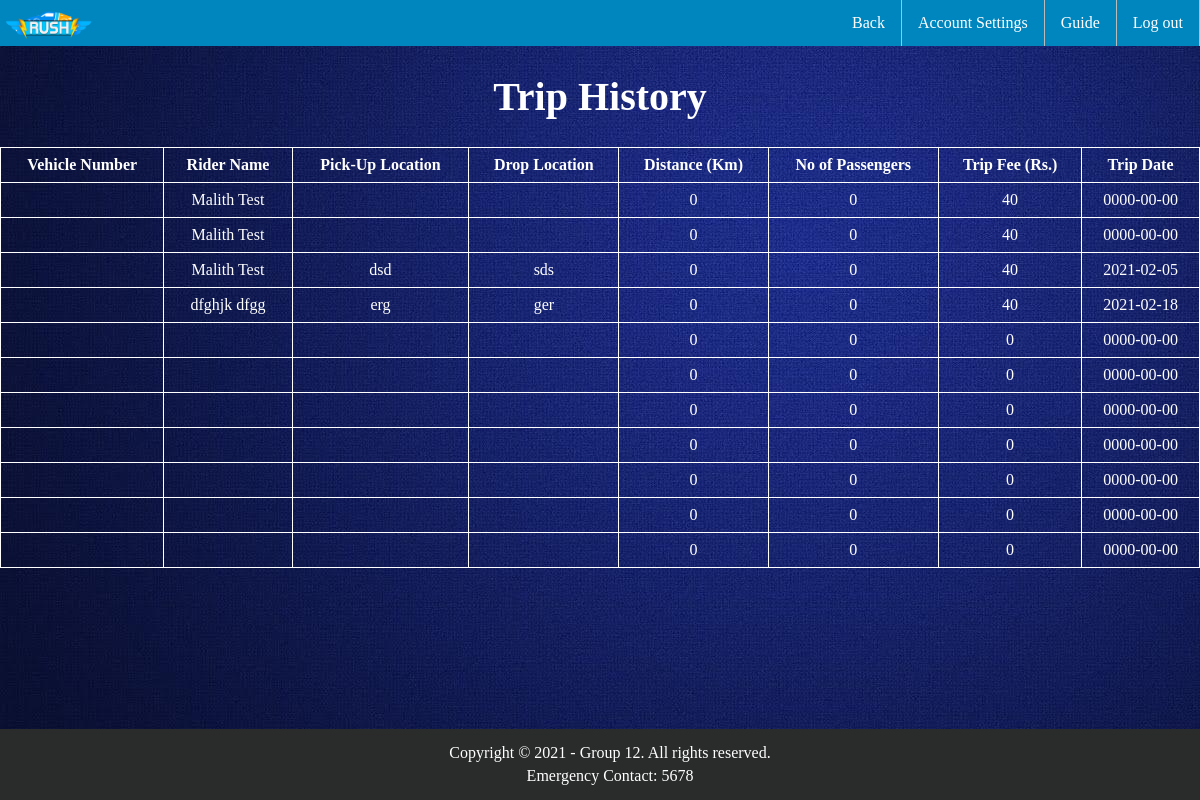
The app's page /RushFinal/Driver/drivtrip.php with its own data.
### tables this page shows
CREATE TABLE `trip_det` (
  `trip_id` int(5) NOT NULL,
  `VID` int(5) NOT NULL,
  `DID` int(5) NOT NULL,
  `RID` int(5) NOT NULL,
  `Pick_up` varchar(30) NOT NULL,
  `Drop_lo` varchar(30) NOT NULL,
  `distan` int(5) NOT NULL,
  `No_pass` int(2) NOT NULL,
  `fee` int(5) NOT NULL,
  `trip_date` date NOT NULL,
  `is_completed` varchar(3) NOT NULL
);

CREATE TABLE `rider_det` (
  `RID` int(5) NOT NULL,
  `Rnic` varchar(13) NOT NULL,
  `Rfname` varchar(50) NOT NULL,
  `Rlname` varchar(50) NOT NULL,
  `Rtelno` varchar(12) NOT NULL,
  `Radrs` varchar(150) DEFAULT NULL,
  `Remail` varchar(100) NOT NULL,
  `Runame` varchar(50) NOT NULL,
  `Rpswrd` varchar(50) NOT NULL,
  `is_deleted` varchar(3) NOT NULL
);

### RushFinal/Driver/drivtrip.php (the view, shortened to what this page needs)
<?php
  include "../conn.php";
?>
<!DOCTYPE html>
<html lang="en">
  <head>
    <link rel="stylesheet" href="../css/driverstyleDash.css" />
  </head>
  <body>
<section>
    <div>
    <ul>
        <li style="float:right"><a href="../logout.php">Log out</a></li>
        <li style="float:right"><a href="./FAQ.php">Guide</a></li>
        <li style="float:right"><a href="./DriverSettings.php">Account Settings</a></li>
        <li style="float:right"><a href="./DriverDashBoard.php">Back</a></li>
        <li style="float:left"><img src="../img/rushlogo2.png" alt="logo" height="40px"></li>
    </ul>
  </div>
</section>
<h1 style="color: #ffffff; text-align: center; font-size: 40px; font-family: Trebuchet MS">Trip History</h1>
<table style="color: #ffffff;font-family: Trebuchet MS" cellpadding="8px">
  <thead>
  <tr>
    <th>Vehicle Number</th>
    <th>Rider Name</th>
    <th>Pick-Up Location</th>
    <th>Drop Location</th>
    <th>Distance (Km)</th>
    <th>No of Passengers</th>
    <th>Trip Fee (Rs.)</th>
    <th>Trip Date</th>
  </tr>
  </thead>
  <tbody>
                    <?php
                    $uname=$_SESSION['uname'];
                    $sql1 = "SELECT DID FROM driver_det WHERE Duname = '$uname'";
                    $result = mysqli_query($conn,$sql1);
                    $row = mysqli_fetch_array($result);
                    $Did = $row['DID'];
                    $sql_query = "SELECT * FROM trip_det WHERE DID='$Did' ";
                    $result2 = mysqli_query($conn, $sql_query);
                    while ($row = mysqli_fetch_assoc($result2)) {
                        $rid=$row['RID'];
                        $sql_query1 = "SELECT * FROM rider_det WHERE RID='$rid'";
                        $result3 = mysqli_query($conn, $sql_query1);
                        $row2 = mysqli_fetch_assoc($result3);
                        $vid=$row['VID'];
                        $sql_query4 = "SELECT * FROM vehicle_det WHERE VID='$vid'";
                        $result4 = mysqli_query($conn, $sql_query4);
                        $row3 = mysqli_fetch_assoc($result4);
                    ?>
                    <tr class="raw">
                        <td align="center"><?php echo $row3["Vnumber"]; ?></td>
                        <td align="center"><?php echo $row2["Rfname"]." ".$row2["Rlname"]; ?></td>
                        <td align="center"><?php echo $row["Pick_up"]; ?></td>
                        <td align="center"><?php echo $row["Drop_lo"]; ?></td>
                        <td align="center"><?php echo $row["distan"]; ?></td>
                        <td align="center"><?php echo $row["No_pass"]; ?></td>
                        <td align="center"><?php echo $row["fee"]; ?></td>
                        <td align="center"><?php echo $row["trip_date"]; ?></td>
                    </tr>
                    <?php $count++;
                    } ?>
                </tbody>
</table>
<br>
<br>
         <div class="footer">
 		 <p style="color: white; margin: 5px; font-family: Trebuchet MS;">Copyright &#169; 2021 - Group 12. All rights reserved.</p>
     <p style="color: white; margin: 5px; font-family: Trebuchet MS;">Emergency Contact: 5678</p>
	</div>
  </body>
</html>

### RushFinal/css/driverstyleDash.css (style rules this page uses)
body { background-color: #00487c; background-image: url(../img/back9.jpg); margin: 0px; }
.footer { background-color:#2a2b2b; padding: 10px; text-align: center; position: fixed; left: 0; bottom: 0; width: 100%; text-align: center; }
ul { list-style-type: none; margin: 0; padding: 0; overflow: hidden; background-color: #0086bf; font-family:Trebuchet MS; }
li { float: left; border-right:1px solid #bbb; }
li:last-child { border-right: none; }
li a { display: block; color: white; text-align: center; padding: 14px 16px; text-decoration: none; }

### RushFinal/Driver/drivtrip.php (style rules this page uses)
table, td, th { border: 1px solid white; }
table { width: 100%; border-collapse: collapse; }

### records on screen
trip_det: RID.Rfname "Malith", RID.Rlname "Test", distan "0", No_pass "0", fee "40", trip_date "0000-00-00"
trip_det: RID.Rfname "Malith", RID.Rlname "Test", distan "0", No_pass "0", fee "40", trip_date "0000-00-00"
trip_det: RID.Rfname "Malith", RID.Rlname "Test", Pick_up "dsd", Drop_lo "sds", distan "0", No_pass "0", fee "40", trip_date "2021-02-05"
trip_det: RID.Rfname "dfghjk", RID.Rlname "dfgg", Pick_up "erg", Drop_lo "ger", distan "0", No_pass "0", fee "40", trip_date "2021-02-18"
trip_det: distan "0", No_pass "0", fee "0", trip_date "0000-00-00"
trip_det: distan "0", No_pass "0", fee "0", trip_date "0000-00-00"
trip_det: distan "0", No_pass "0", fee "0", trip_date "0000-00-00"
trip_det: distan "0", No_pass "0", fee "0", trip_date "0000-00-00"
trip_det: distan "0", No_pass "0", fee "0", trip_date "0000-00-00"
trip_det: distan "0", No_pass "0", fee "0", trip_date "0000-00-00"
trip_det: distan "0", No_pass "0", fee "0", trip_date "0000-00-00"
